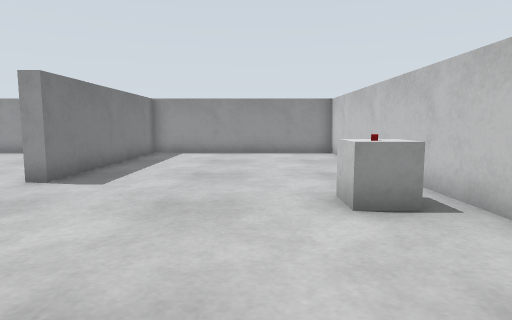
view 1 (above)

17 first-person views from a walk through a robot-simulator world made for Gazebo. The camera is 0.26 m above the floor, tilts 6° down and sees 75° across. The floor is counted in squares, 0.2 m on a side. Each view is taken from the middle of a square. On the plan, view 1 faces up. The plan holds only what a view shows up to about 14 squares ahead; the rest is blank. The place goes on beyond the plan.

view 2
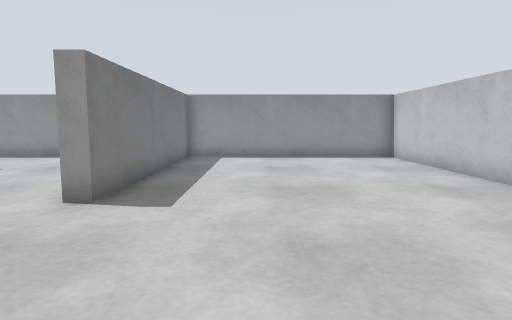

view 3
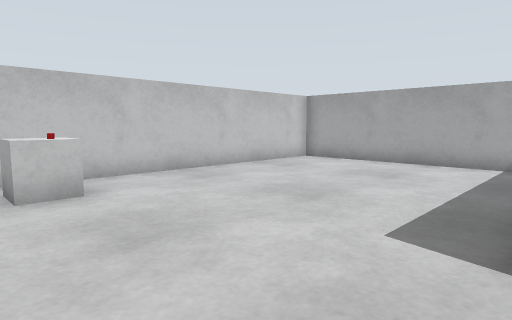

view 4
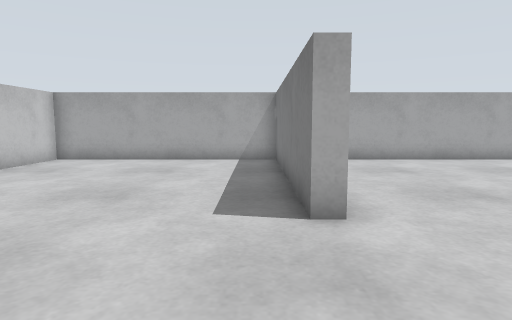

view 5
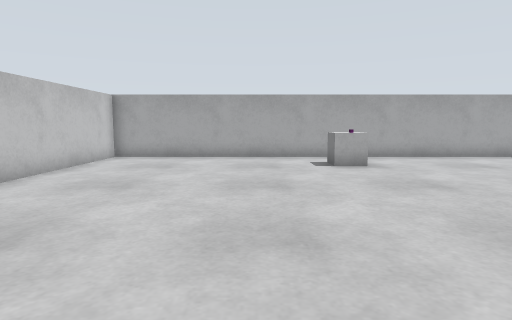

view 6
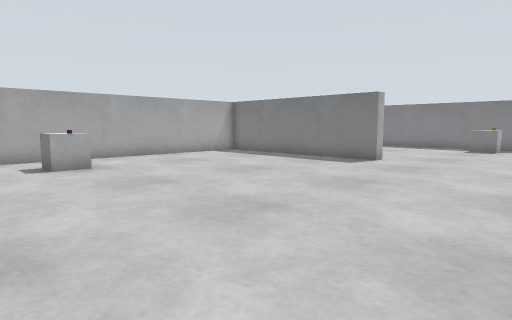

view 7
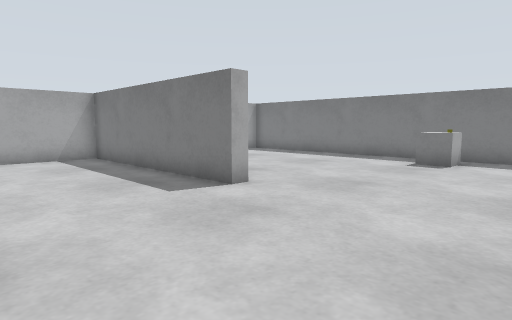

view 8
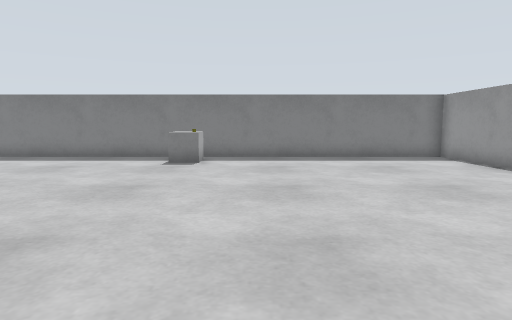

view 9
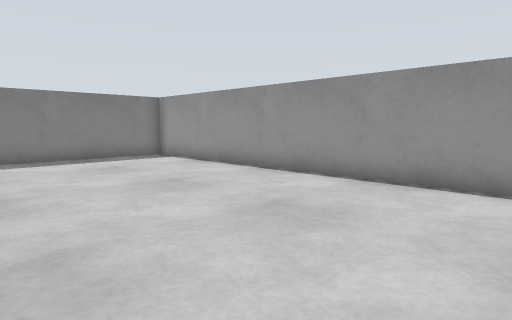

view 10
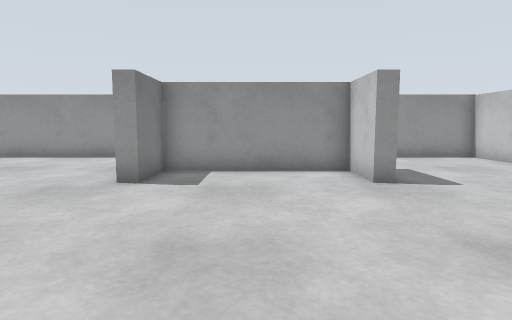

view 11
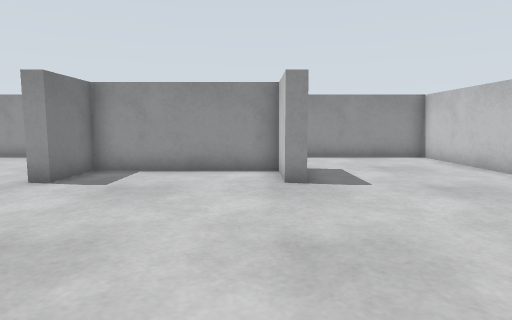

view 12
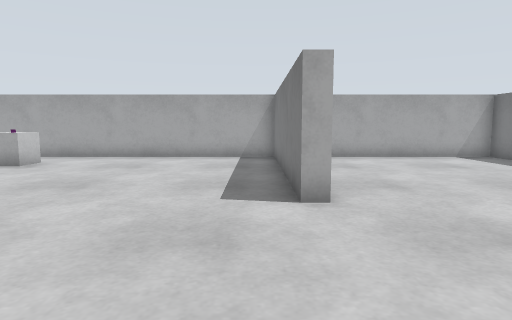

view 13
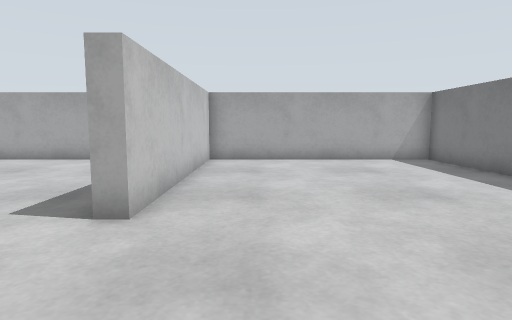

view 14
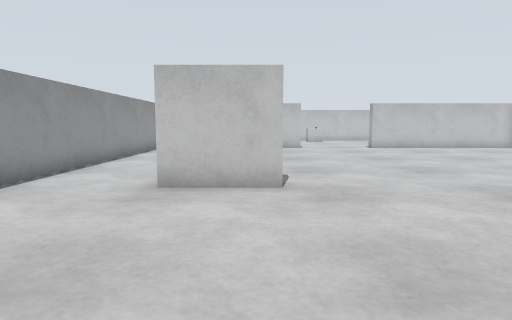

view 15
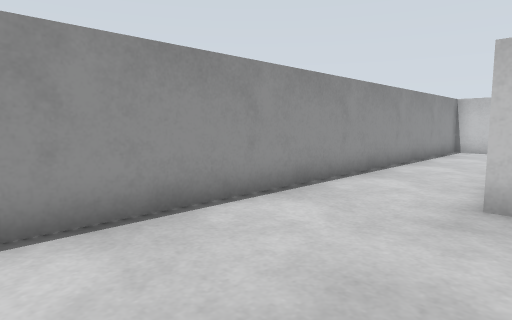

view 16
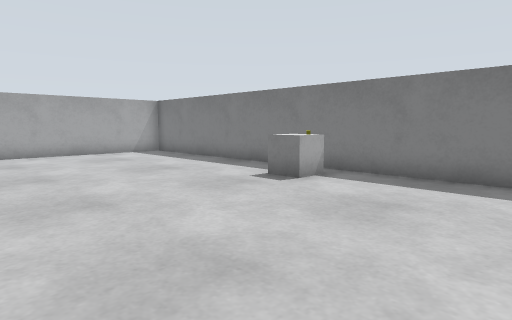

view 17
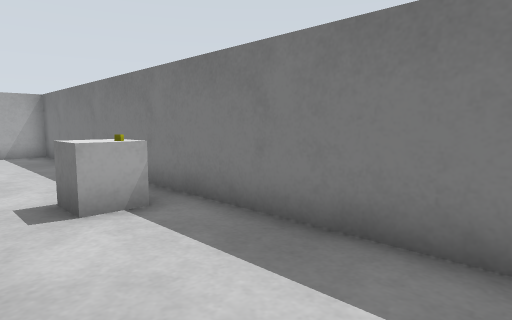

### Floor plan
Ten units are one square. View 1 is at (0, 0); x grows to the right and y downward. Boxes are objects, and circles mark ways between rooms. Rooms are numbered by the first view taken in them; rooms with no view inside come last. Other rooms are left out.
<svg viewBox="-320 -160 360 210">
<path fill="none" stroke="#000" d="M-54 -35 -47 -35 -47 45 35 45 35 -155 -47 -155 -47 -75 -52 -75M-108 -94 -113 -94 -113 -115 -166 -115 -166 -94 -171 -94 -171 -121M-52 -108 -52 -155 -315 -155 -315 45 -233 45 -233 -35 -228 -35 -228 45 -52 45 -52 -16"/>
<rect x="15" y="-55" width="10" height="10" fill="#bbb"><title>other object</title></rect>
<rect x="15" y="-65" width="10" height="10" fill="#bbb"><title>white box</title></rect>
<rect x="-305" y="-55" width="10" height="10" fill="#bbb"><title>white box</title></rect>
<rect x="-305" y="-65" width="10" height="10" fill="#bbb"><title>other object</title></rect>
<rect x="-145" y="15" width="10" height="10" fill="#bbb"><title>white box</title></rect>
<circle cx="-50" cy="-55" r="3" fill="#2a7"/>
<text x="-10" y="-60">1</text>
<text x="-190" y="-50">2</text>
</svg>
Room 1 opens to room 2.

Where each view was taken, in squares from view 1:
view 1: 0 up, 0 right, facing up
view 2: 2 up, 2 left, facing up
view 3: 7 up, 5 left, facing down-right
view 4: 8 up, 4 left, facing down
view 5: 9 up, 11 left, facing down
view 6: 9 up, 11 left, facing down-left
view 7: 9 up, 18 left, facing down-left
view 8: 8 up, 18 left, facing left
view 9: 8 up, 18 left, facing up-left
view 10: 2 up, 14 left, facing up
view 11: 2 up, 12 left, facing up
view 12: 9 up, 22 left, facing down
view 13: 8 up, 25 left, facing down
view 14: 10 up, 24 left, facing right
view 15: 11 up, 23 left, facing up-right
view 16: 11 up, 23 left, facing down-left
view 17: 11 up, 28 left, facing down-left
